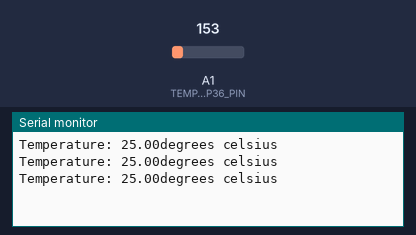
This sketch was run on a simulated Arduino Uno, built with avr-gcc and run on an emulated ATmega328P. On the bench: the last lines printed to the serial monitor. The test bench sets the inputs (shaded band); at power-on: A1 (TEMPERATURE_TMP36_PIN) = 153.

Above: at 1.3 s.
1.4 s: A1 (TEMPERATURE_TMP36_PIN) set to 165
At 1.9 s:
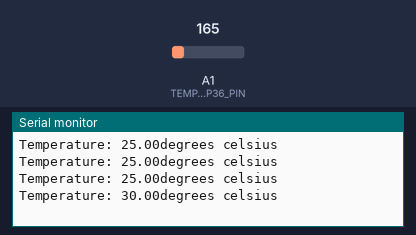
2.9 s: A1 (TEMPERATURE_TMP36_PIN) set to 175
At 3.4 s:
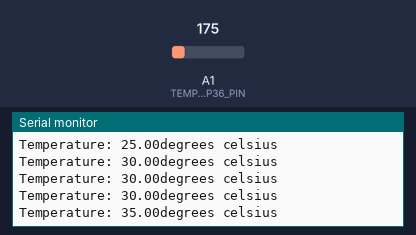
Timing chart, 0 to 5.9 s (numbered marks = the images above; inputs shaded):
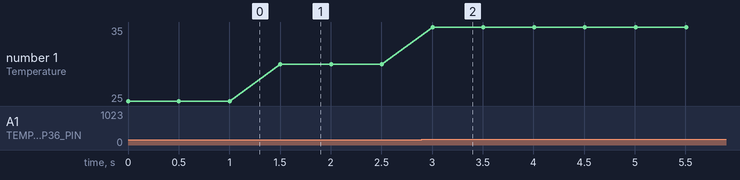

Measured:
- after the input at 1.4 s, the serial monitor: prints a new line after 0.10 s (image 1)
- after the input at 2.9 s, the serial monitor: prints a new line after 0.11 s (image 2)
- plotted number 1: 25 → 30 after the input at 1.4 s, 30 → 35 after the input at 2.9 s

The sketch:

Temperature.ino
```cpp
#define TEMPERATURE_TMP36_PIN A1
// ADC range
#define ADC_MIN 0
#define ADC_MAX 1023
// Voltage range
#define VOLT_MIN 0
#define VOLT_MAX 5
// Temperature range
#define TEMP_MIN -40
#define TEMP_MAX 125


void SetupTMP36() {
  pinMode(TEMPERATURE_TMP36_PIN, INPUT);
}


float GetTemperatureTMP36(void) {
  int rawData = analogRead(TEMPERATURE_TMP36_PIN);
  float celsius = map(((rawData - 20) * 3.04), ADC_MIN, ADC_MAX, TEMP_MIN, TEMP_MAX);

  //return temperature;
  return celsius;
}

void setup() {
  Serial.begin(9600);
  SetupTMP36();
}

void loop() {
  float temp = GetTemperatureTMP36();
  Serial.print("Temperature: ");
  Serial.print(temp);
  Serial.print("degrees celsius");
  Serial.println();
  delay(500);
}
```
